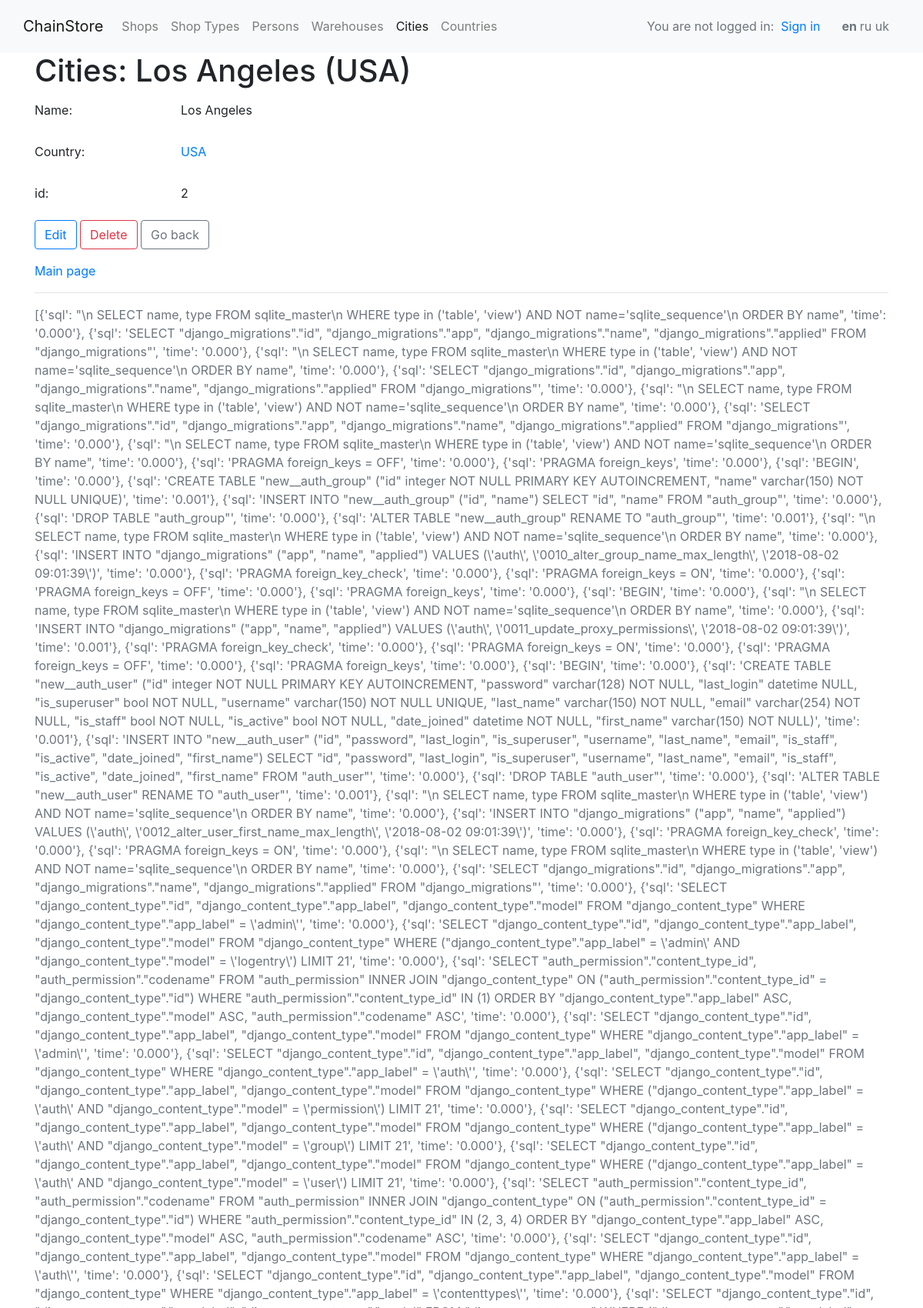
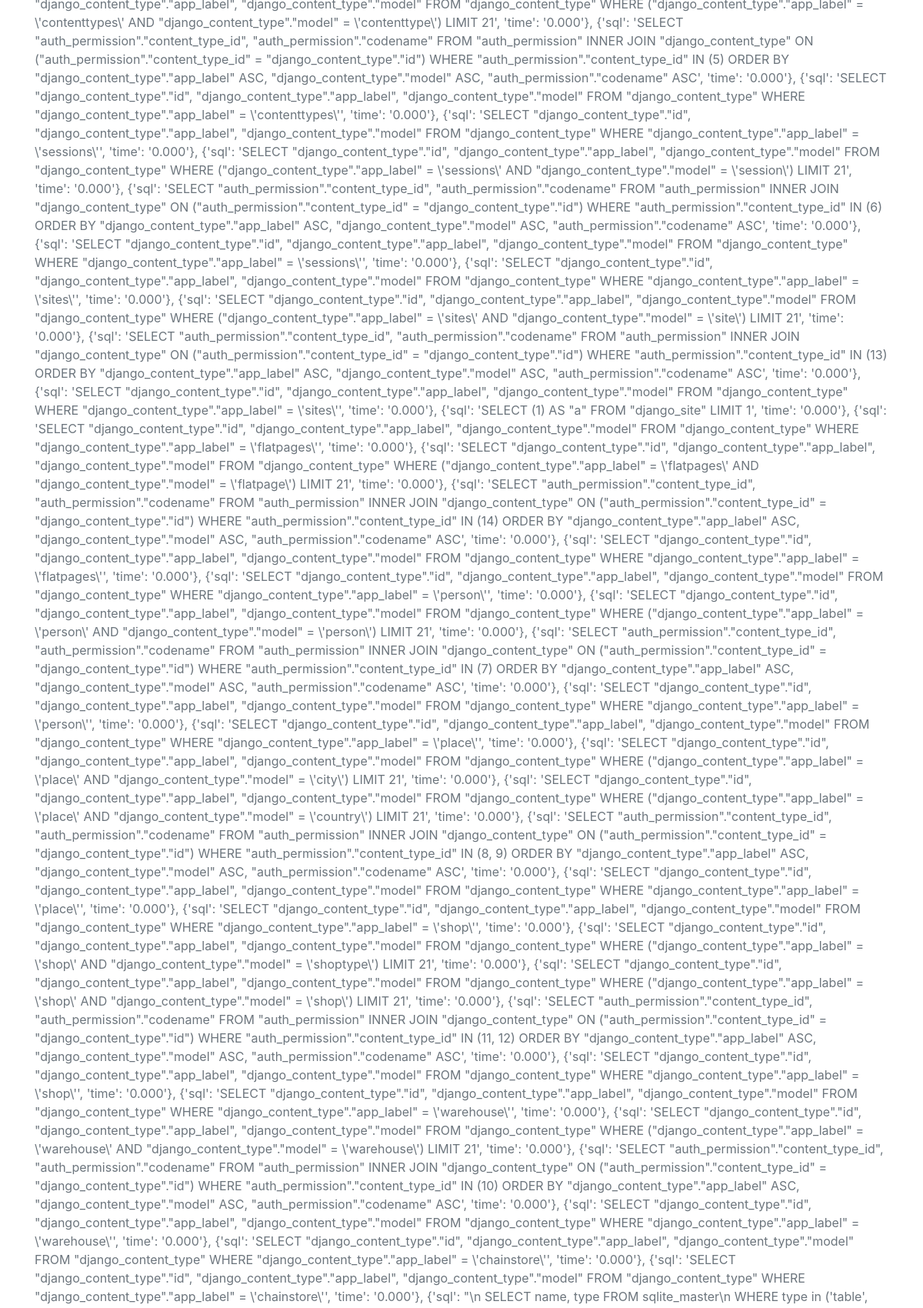
The page /city/2/ (upper part) on the database its author committed (2 pictures, top to bottom).
### place/models.py (models this page shows)
class City(models.Model):
    name = models.CharField(max_length=50, verbose_name=_('Name'))
    country = models.ForeignKey(Country, verbose_name=_('Country'), on_delete=models.PROTECT)
    class Meta:
        verbose_name = _('City')
        verbose_name_plural = _('Cities')
        ordering = ('name',)
    def __str__(self):
        return f'{self.name} ({self.country})'

class Country(models.Model):
    name = models.CharField(max_length=50, verbose_name=_('name'), unique=True)
    class Meta:
        verbose_name = _('Country')
        verbose_name_plural = _('Countries')
        ordering = ('name',)
    def __str__(self):
        return self.name

### place/views.py (the view)
# urls.py: re_path(r'^city/(?P<pk>\d+)/$', CityDetail.as_view(), name='city'),
class CityDetail(DetailView):
    queryset = City.objects.select_related('country')
    context_object_name = 'city'
    template_name = 'place/city_detail.html'
    def get_context_data(self, **kwargs):
        context = super().get_context_data(**kwargs)
        context['main_menu_key'] = 'cities'
        return context

### chainstore/context_processors.py (called while the page is built)
def copyright_year():
    opening_year = 2018
    current_year = datetime.now().year
    if current_year > opening_year:
        return f'{opening_year}-{current_year}'
    return opening_year

def chainstore_constants(request):
    return {
        'AUTHOR': 'Maksym Skorupskyi',
        'WEBSITE': 'ChainStore',
        'COPYRIGHT_YEAR': copyright_year(),
        'MAIN_MENU': MAIN_MENU,
        'sql_queries': connection.queries,
    }

### chainstore/templatetags/chainstore_template_tags.py (called while the page is built)
@register.inclusion_tag('chainstore/tags/messages.html', takes_context=True)
def show_messages(context, show=True):
    return {'messages': (context.get('messages') if show else None)}

### place/templates/place/city_detail.html (shortened to what this page needs)
{% extends 'base.html' %}
{% load i18n %}
{% block content %}
    <h1>{% trans 'Cities' %}: {{ city }}</h1>
    <form>
        <div class="form-group row">
            <label class="col-sm-2 col-form-label">{% trans 'Name' %}: </label>
            <div class="col-sm-10 form-control-plaintext">
                {{ city.name }}
            </div>
        </div>
        <div class="form-group row">
            <label class="col-sm-2 col-form-label">{% trans 'Country' %}: </label>
            <div class="col-sm-10 form-control-plaintext">
                <a href="{% url 'country' pk=city.country.pk %}">{{ city.country.name }}</a>
            </div>
        </div>
        <div class="form-group row">
            <label class="col-sm-2 col-form-label">id: </label>
            <div class="col-sm-10 form-control-plaintext">
                {{ city.pk }}
            </div>
        </div>
        {% include 'chainstore/buttons_edit_delete_goback.html' %}
    </form>
{% endblock %}

### chainstore/static/chainstore/css/style.css (style rules this page uses)
html { position: relative; min-height: 100%; }
body { margin-bottom: 50px; }

### rows shown on the page
City: name+country "Los Angeles (USA)", name "Los Angeles", country.name "USA", pk "2"

### other values the page prints
{{ WEBSITE }} "ChainStore"
{{ item.title }} "Shops" "Shop Types" "Persons" "Warehouses" "Cities" "Countries"
{{ language.code }} "en" "ru" "uk"
